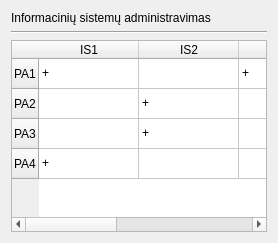
          <widget class="QWidget" name="is_admin_Tab">
           <attribute name="title">
            <string>IS administravimas</string>
           </attribute>
           <layout class="QVBoxLayout" name="verticalLayout_2">
            <item>
             <widget class="QLabel" name="label">
              <property name="text">
               <string>Informacinių sistemų administravimas</string>
              </property>
             </widget>
            </item>
            <item>
             <widget class="Line" name="line">
              <property name="orientation">
               <enum>Qt::Horizontal</enum>
              </property>
             </widget>
            </item>
            <item>
             <widget class="QTableWidget" name="tableWidget_5">
              <row>
               <property name="text">
                <string>PA1</string>
               </property>
              </row>
              <row>
               <property name="text">
                <string>PA2</string>
               </property>
              </row>
              <row>
               <property name="text">
                <string>PA3</string>
               </property>
              </row>
              <row>
               <property name="text">
                <string>PA4</string>
               </property>
              </row>
              <column>
               <property name="text">
                <string>IS1</string>
               </property>
              </column>
              <column>
               <property name="text">
                <string>IS2</string>
               </property>
              </column>
              <column>
               <property name="text">
                <string>IS3</string>
               </property>
              </column>
              <column>
               <property name="text">
                <string>IS4</string>
               </property>
              </column>
              <column>
               <property name="text">
                <string>IS5</string>
               </property>
              </column>
              <item row="0" column="0">
               <property name="text">
                <string>+</string>
               </property>
              </item>
              <item row="0" column="1">
               <property name="text">
                <string/>
               </property>
              </item>
              <item row="0" column="2">
               <property name="text">
                <string>+</string>
               </property>
              </item>
              <item row="1" column="1">
               <property name="text">
                <string>+</string>
               </property>
              </item>
              <item row="1" column="3">
               <property name="text">
                <string/>
               </property>
              </item>
              <item row="1" column="4">
               <property name="text">
                <string>+</string>
               </property>
              </item>
              <item row="2" column="1">
               <property name="text">
                <string>+</string>
               </property>
              </item>
              <item row="2" column="2">
               <property name="text">
                <string/>
               </property>
              </item>
              <item row="3" column="0">
               <property name="text">
                <string>+</string>
               </property>
              </item>
              <item row="3" column="3">
               <property name="text">
                <string>+</string>
               </property>
              </item>
             </widget>
            </item>
           </layout>
          </widget>
